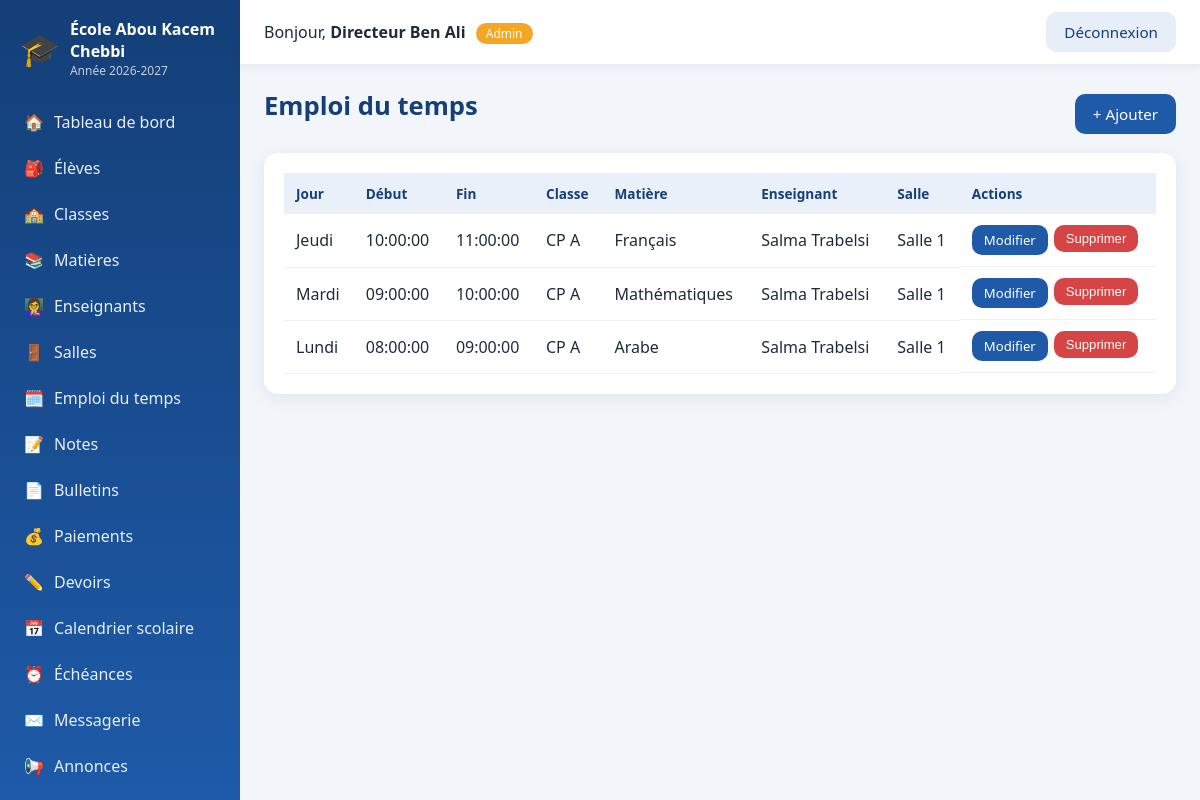
/index.php?url=emploi (signed in), run on the app's committed database.
### tables this page shows
CREATE TABLE emplois (
  id INT AUTO_INCREMENT PRIMARY KEY,
  id_ecole INT NOT NULL,
  classe_id INT NOT NULL, matiere_id INT NOT NULL, enseignant_id INT NOT NULL, salle_id INT NOT NULL,
  jour ENUM('Lundi','Mardi','Mercredi','Jeudi','Vendredi','Samedi') NOT NULL,
  heure_debut TIME NOT NULL, heure_fin TIME NOT NULL,
  annee_scolaire VARCHAR(9) NOT NULL,
  deleted_at DATETIME NULL, created_at TIMESTAMP DEFAULT CURRENT_TIMESTAMP,
  FOREIGN KEY (classe_id) REFERENCES classes(id),
  FOREIGN KEY (matiere_id) REFERENCES matieres(id),
  FOREIGN KEY (enseignant_id) REFERENCES enseignants(id),
  FOREIGN KEY (salle_id) REFERENCES salles(id),
  FOREIGN KEY (id_ecole) REFERENCES schools(id_ecole)
);

### core/Controller.php (called while the page is built, shortened)
<?php
class Controller {
    protected function view($v, $d = []) {
        extract($d);
        require ROOT."/app/views/$v.php";
        $content = ob_get_clean();
        require ROOT.'/app/views/layout.php';
    }
}

### core/CrudController.php (called while the page is built, shortened)
<?php
abstract class CrudController extends Controller {
    protected $table, $slug, $title;
    protected $fields = [];
    protected $list = [];
    protected $writeRoles = ['admin'];
    protected $hasYear = true;
    protected $pk = 'id';
    protected $rowLinks = [];
    protected function canWrite() { return in_array($_SESSION['user']['role'], $this->writeRoles); }
    protected function scope($alias = '') {
        return ' AND '.($alias ? $alias.'.' : '').'id_ecole = '.school_id();
    }
    protected function pkAlias() { return $this->pk === 'id' ? '' : ", {$this->pk} AS id"; }
    protected function refOptions($f) {
        $r = $f['ref'];
        $sc = (isset($r['unscoped']) || is_super()) ? '' : ' AND id_ecole = '.school_id();
        $sql = "SELECT ".($r['pk'] ?? 'id').", {$r['label']} AS lbl FROM {$r['table']} WHERE deleted_at IS NULL"
             . $sc . (isset($r['where']) ? " AND {$r['where']}" : '') . ' ORDER BY lbl';
        return DB::q($sql)->fetchAll(PDO::FETCH_KEY_PAIR);
    }
    protected function maps() {
        $m = [];
        foreach ($this->fields as $k => $f) {
            if (isset($f['ref'])) $m[$k] = $this->refOptions($f);
            elseif (isset($f['options'])) $m[$k] = $f['options'];
        }
        return $m;
    }
    protected function selectRows() {
        $sql = "SELECT *".$this->pkAlias()." FROM {$this->table} WHERE deleted_at IS NULL".$this->scope();
        $p = [];
        if ($this->hasYear) { $sql .= ' AND annee_scolaire = ?'; $p[] = ANNEE; }
        return DB::all($sql.' ORDER BY '.$this->pk.' DESC', $p);
    }
    public function index() {
        $this->view('crud/index', [
            'title' => $this->title, 'slug' => $this->slug, 'fields' => $this->fields, 'list' => $this->list,
            'rows' => $this->selectRows(), 'maps' => $this->maps(), 'canWrite' => $this->canWrite(), 'rowLinks' => $this->rowLinks,
        ]);
    }
}

### index.php (called while the page is built, shortened)
<?php
require ROOT.'/core/helpers.php';
require ROOT.'/core/Database.php';
require ROOT.'/core/Controller.php';
require ROOT.'/core/CrudController.php';
$parts  = explode('/', trim($_GET['url'] ?? 'dashboard', '/'));
$name   = strtolower($parts[0]);
$action = $parts[1] ?? 'index';
$args   = array_slice($parts, 2);
require ROOT."/app/controllers/".ucfirst($name)."Controller.php";
$ctrl  = new $class();
call_user_func_array([$ctrl, $action], $args);

### core/helpers.php (called while the page is built, shortened)
<?php
function e($s) { return htmlspecialchars((string)$s, ENT_QUOTES, 'UTF-8'); }
function url($p = '') { return BASE_URL.'/index.php?url='.$p; }
function is_super() { return ($_SESSION['user']['role'] ?? '') === 'superadmin'; }
function ecole_nom() { return $_SESSION['user']['ecole'] ?? APP_NAME; }

### core/Database.php (called while the page is built, shortened)
<?php
class DB {
    private static $pdo = null;
    public static function pdo() {
        if (self::$pdo === null) {
            try {
                self::$pdo = new PDO('mysql:host='.DB_HOST.';dbname='.DB_NAME.';charset=utf8mb4', DB_USER, DB_PASS, [
                    PDO::ATTR_ERRMODE => PDO::ERRMODE_EXCEPTION,
                    PDO::ATTR_DEFAULT_FETCH_MODE => PDO::FETCH_ASSOC,
                ]);
            } catch (PDOException $e) {
                die('Connexion à la base impossible : '.$e->getMessage().' (as-tu importé database/ecole.sql ?)');
            }
        }
        return self::$pdo;
    }
    public static function q($sql, $params = []) {
        $st = self::pdo()->prepare($sql);
        $st->execute($params);
        return $st;
    }
    public static function all($sql, $params = []) { return self::q($sql, $params)->fetchAll(); }
}

### app/views/crud/index.php (the view, shortened to what this page needs)
<div class="page-head">
  <h1><?= e($title) ?></h1>
  <div>
    <?php if ($canWrite): ?><a class="btn" href="<?= url($slug.'/create') ?>">+ Ajouter</a><?php endif; ?>
  </div>
</div>
<div class="card"><div class="table-wrap"><table>
  <thead><tr>
    <?php foreach ($list as $c): ?><th><?= e($fields[$c]['label']) ?></th><?php endforeach; ?>
    <th>Actions</th>
  </tr></thead>
  <tbody>
  <?php foreach ($rows as $r): ?>
    <tr>
      <?php foreach ($list as $c): $v = $r[$c]; if (isset($maps[$c])) $v = $maps[$c][$v] ?? $v; ?>
        <td><?= e($v) ?></td>
      <?php endforeach; ?>
      <td class="actions">
        <?php if ($canWrite): ?>
          <a class="btn btn-sm" href="<?= url($slug.'/edit/'.$r['id']) ?>">Modifier</a>
          <form method="post" action="<?= url($slug.'/delete/'.$r['id']) ?>" onsubmit="return confirm('Supprimer cet enregistrement ?')">
            <?= csrf_field() ?><button class="btn btn-sm btn-danger">Supprimer</button>
          </form>
        <?php endif; ?>
      </td>
    </tr>
  <?php endforeach; ?>
  </tbody>
</table></div></div>

### app/views/layout.php (shortened to what this page needs)
<!DOCTYPE html>
<html lang="fr">
<head>
<link rel="stylesheet" href="<?= BASE_URL ?>/assets/css/style.css">
</head>
<body>
<?php
$menu = [
  ['dashboard','Tableau de bord','🏠'], ['eleve','Élèves','🎒'], ['classe','Classes','🏫'], ['matiere','Matières','📚'],
  ['enseignant','Enseignants','👩‍🏫'], ['salle','Salles','🚪'], ['emploi','Emploi du temps','🗓️'], ['note','Notes','📝'],
  ['bulletin','Bulletins','📄'], ['paiement','Paiements','💰'], ['devoir','Devoirs','✏️'], ['calendrier','Calendrier scolaire','📅'], ['evenement','Échéances','⏰'], ['message','Messagerie','✉️'],
  ['annonce','Annonces','📢'], ['ecole','Écoles','🏢'], ['user','Comptes','🔐'],
];
?>
<aside class="sidebar">
  <div class="brand"><span>🎓</span><div><?= e(ecole_nom()) ?><small><?= is_super() ? 'Super administration' : 'Année '.e(ANNEE) ?></small></div></div>
  <nav>
    <?php foreach ($menu as $m): if (!can($m[0]) || ($m[0] === 'ecole' && !is_super())) continue; ?>
      <a href="<?= url($m[0]) ?>"><span><?= $m[2] ?></span> <?= e($m[1]) ?></a>
    <?php endforeach; ?>
  </nav>
</aside>
<main class="main">
  <header class="topbar">
    <div>Bonjour, <strong><?= e($_SESSION['user']['nom']) ?></strong> <span class="badge"><?= e($_SESSION['user']['role']) ?></span></div>
    <a class="btn btn-light" href="<?= url('auth/logout') ?>">Déconnexion</a>
  </header>
  <section class="content">
    <?= $content ?>
  </section>
</main>
</body>
</html>

### assets/css/style.css (style rules this page uses)
:root { --primary:#1e5aa8;--primary-d:#143f78;--accent:#f5a623;--bg:#f2f5fa;--card:#fff;--text:#1f2a3c;--muted:#6b7a90;--ok:#1f9d63;--err:#d64545 }
* { box-sizing:border-box }
body { margin:0;font-family:'Segoe UI',Tahoma,Arial,sans-serif;background:var(--bg);color:var(--text) }
h1 { margin:0 0 16px;font-size:1.6rem;color:var(--primary-d) }
.sidebar { position:fixed;inset:0 auto 0 0;width:240px;background:linear-gradient(180deg,var(--primary-d),var(--primary));color:#fff;padding:18px 12px;overflow-y:auto;animation:slideIn .5s ease }
.brand { display:flex;gap:10px;align-items:center;font-weight:700;margin-bottom:22px;padding:0 8px }
.brand>span { font-size:2rem }
.brand small { display:block;font-weight:400;opacity:.75;font-size:.75rem }
.sidebar nav a { display:flex;gap:10px;align-items:center;color:#e6eefb;text-decoration:none;padding:10px 12px;border-radius:10px;margin-bottom:4px;transition:all .25s }
.main { margin-left:240px;min-height:100vh }
.topbar { display:flex;justify-content:space-between;align-items:center;background:#fff;padding:12px 24px;box-shadow:0 2px 10px rgba(20,63,120,.08);position:sticky;top:0;z-index:5 }
.content { padding:24px;animation:fadeUp .5s ease }
.badge { background:var(--accent);color:#fff;border-radius:20px;padding:2px 10px;font-size:.75rem;margin-left:6px;text-transform:capitalize }
.card { background:var(--card);border-radius:14px;padding:20px;box-shadow:0 4px 18px rgba(20,63,120,.08);margin-bottom:18px;animation:fadeUp .5s ease }
.page-head { display:flex;justify-content:space-between;align-items:center;flex-wrap:wrap;gap:10px;margin-bottom:14px }
.table-wrap { overflow-x:auto }
table { width:100%;border-collapse:collapse }
th { background:#eaf0fa;color:var(--primary-d);text-align:left;padding:11px 12px;font-size:.85rem }
td { padding:11px 12px;border-bottom:1px solid #edf0f5 }
tbody tr { transition:background .2s }
.actions { display:flex;gap:6px;flex-wrap:wrap }
.actions form { margin:0 }
.btn { display:inline-block;background:var(--primary);color:#fff;border:0;border-radius:10px;padding:10px 18px;cursor:pointer;text-decoration:none;font-size:.95rem;transition:all .25s }
.btn-light { background:#e8eef8;color:var(--primary-d) }
.btn-danger { background:var(--err) }
.btn-sm { padding:6px 12px;font-size:.82rem }

### data on the page
emplois: jour "Jeudi", heure_debut "10:00:00", heure_fin "11:00:00", v "CP A", v "Français", v "Salma Trabelsi", v "Salle 1"
emplois: jour "Mardi", heure_debut "09:00:00", heure_fin "10:00:00", v "CP A", v "Mathématiques", v "Salma Trabelsi", v "Salle 1"
emplois: jour "Lundi", heure_debut "08:00:00", heure_fin "09:00:00", v "CP A", v "Arabe", v "Salma Trabelsi", v "Salle 1"

### other printed values
ecole_nom() "École Abou Kacem Chebbi"
ANNEE "2026-2027"
$m[2] "🏠"
$m[1] "Tableau de bord"
$m[2] "🎒"
$m[1] "Élèves"
$m[2] "🏫"
$m[1] "Classes"
$m[2] "📚"
$m[1] "Matières"
$m[2] "👩‍🏫"
$m[1] "Enseignants"
$m[2] "🚪"
$m[1] "Salles"
$m[2] "🗓️"
